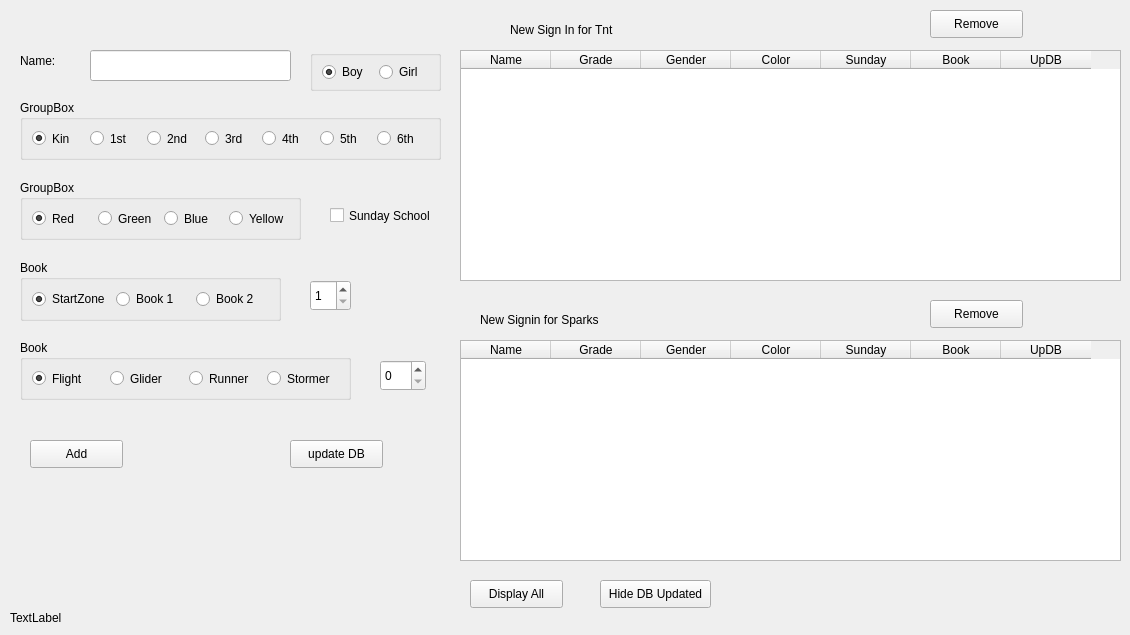
    <widget class="QWidget" name="tabNewSignin">
     <attribute name="title">
      <string>On Site Registration</string>
     </attribute>
     <widget class="QTableWidget" name="tbwNewSignin">
      <property name="geometry">
       <rect>
        <x>460</x>
        <y>50</y>
        <width>661</width>
        <height>231</height>
       </rect>
      </property>
      <property name="sortingEnabled">
       <bool>true</bool>
      </property>
      <attribute name="horizontalHeaderDefaultSectionSize">
       <number>90</number>
      </attribute>
      <attribute name="horizontalHeaderMinimumSectionSize">
       <number>20</number>
      </attribute>
      <column>
       <property name="text">
        <string>Name</string>
       </property>
      </column>
      <column>
       <property name="text">
        <string>Grade</string>
       </property>
      </column>
      <column>
       <property name="text">
        <string>Gender</string>
       </property>
      </column>
      <column>
       <property name="text">
        <string>Color</string>
       </property>
      </column>
      <column>
       <property name="text">
        <string>Sunday</string>
       </property>
      </column>
      <column>
       <property name="text">
        <string>Book</string>
       </property>
      </column>
      <column>
       <property name="text">
        <string>UpDB</string>
       </property>
      </column>
     </widget>
     <widget class="QPushButton" name="btnUpdateNewSignin">
      <property name="geometry">
       <rect>
        <x>290</x>
        <y>440</y>
        <width>93</width>
        <height>28</height>
       </rect>
      </property>
      <property name="text">
       <string>update DB</string>
      </property>
     </widget>
     <widget class="QLineEdit" name="leName">
      <property name="geometry">
       <rect>
        <x>90</x>
        <y>50</y>
        <width>201</width>
        <height>31</height>
       </rect>
      </property>
     </widget>
     <widget class="QGroupBox" name="groupBox">
      <property name="geometry">
       <rect>
        <x>20</x>
        <y>100</y>
        <width>421</width>
        <height>60</height>
       </rect>
      </property>
      <property name="title">
       <string>GroupBox</string>
      </property>
      <layout class="QHBoxLayout" name="horizontalLayout_2">
       <item>
        <widget class="QRadioButton" name="rbKin">
         <property name="text">
          <string>Kin</string>
         </property>
         <property name="checked">
          <bool>true</bool>
         </property>
        </widget>
       </item>
       <item>
        <widget class="QRadioButton" name="rb1st">
         <property name="text">
          <string>1st</string>
         </property>
        </widget>
       </item>
       <item>
        <widget class="QRadioButton" name="rb2nd">
         <property name="text">
          <string>2nd</string>
         </property>
        </widget>
       </item>
       <item>
        <widget class="QRadioButton" name="rb3rd">
         <property name="text">
          <string>3rd</string>
         </property>
        </widget>
       </item>
       <item>
        <widget class="QRadioButton" name="rb4th">
         <property name="text">
          <string>4th</string>
         </property>
        </widget>
       </item>
       <item>
        <widget class="QRadioButton" name="rb5th">
         <property name="text">
          <string>5th</string>
         </property>
        </widget>
       </item>
       <item>
        <widget class="QRadioButton" name="rb6th">
         <property name="text">
          <string>6th</string>
         </property>
        </widget>
       </item>
      </layout>
     </widget>
     <widget class="QGroupBox" name="groupBox_2">
      <property name="geometry">
       <rect>
        <x>310</x>
        <y>50</y>
        <width>131</width>
        <height>41</height>
       </rect>
      </property>
      <property name="title">
       <string/>
      </property>
      <layout class="QHBoxLayout" name="horizontalLayout">
       <item>
        <widget class="QRadioButton" name="rbBoy">
         <property name="text">
          <string>Boy</string>
         </property>
         <property name="checked">
          <bool>true</bool>
         </property>
        </widget>
       </item>
       <item>
        <widget class="QRadioButton" name="rbGirl">
         <property name="text">
          <string>Girl</string>
         </property>
        </widget>
       </item>
      </layout>
     </widget>
     <widget class="QGroupBox" name="groupBox_3">
      <property name="geometry">
       <rect>
        <x>20</x>
        <y>180</y>
        <width>281</width>
        <height>60</height>
       </rect>
      </property>
      <property name="title">
       <string>GroupBox</string>
      </property>
      <layout class="QHBoxLayout" name="horizontalLayout_3">
       <item>
        <widget class="QRadioButton" name="rbRed">
         <property name="text">
          <string>Red</string>
         </property>
         <property name="checked">
          <bool>true</bool>
         </property>
        </widget>
       </item>
       <item>
        <widget class="QRadioButton" name="rbGreen">
         <property name="text">
          <string>Green</string>
         </property>
        </widget>
       </item>
       <item>
        <widget class="QRadioButton" name="rbBlue">
         <property name="text">
          <string>Blue</string>
         </property>
        </widget>
       </item>
       <item>
        <widget class="QRadioButton" name="rbYellow">
         <property name="text">
          <string>Yellow</string>
         </property>
        </widget>
       </item>
      </layout>
     </widget>
     <widget class="QLabel" name="lbGName">
      <property name="geometry">
       <rect>
        <x>20</x>
        <y>50</y>
        <width>61</width>
        <height>21</height>
       </rect>
      </property>
      <property name="text">
       <string>Name:</string>
      </property>
     </widget>
     <widget class="QPushButton" name="btnAddSignin">
      <property name="geometry">
       <rect>
        <x>30</x>
        <y>440</y>
        <width>93</width>
        <height>28</height>
       </rect>
      </property>
      <property name="text">
       <string>Add</string>
      </property>
     </widget>
     <widget class="QGroupBox" name="groupBox_4">
      <property name="geometry">
       <rect>
        <x>20</x>
        <y>260</y>
        <width>261</width>
        <height>61</height>
       </rect>
      </property>
      <property name="title">
       <string>Book</string>
      </property>
      <layout class="QHBoxLayout" name="horizontalLayout_4">
       <item>
        <widget class="QRadioButton" name="rbStarZone">
         <property name="text">
          <string>StartZone</string>
         </property>
         <property name="checked">
          <bool>true</bool>
         </property>
        </widget>
       </item>
       <item>
        <widget class="QRadioButton" name="rbBook1">
         <property name="text">
          <string>Book 1</string>
         </property>
        </widget>
       </item>
       <item>
        <widget class="QRadioButton" name="rbBook2">
         <property name="text">
          <string>Book 2</string>
         </property>
        </widget>
       </item>
      </layout>
     </widget>
     <widget class="QGroupBox" name="groupBox_5">
      <property name="geometry">
       <rect>
        <x>20</x>
        <y>340</y>
        <width>331</width>
        <height>60</height>
       </rect>
      </property>
      <property name="title">
       <string>Book</string>
      </property>
      <layout class="QHBoxLayout" name="horizontalLayout_5">
       <item>
        <widget class="QRadioButton" name="rbFlight">
         <property name="text">
          <string>Flight</string>
         </property>
         <property name="checked">
          <bool>true</bool>
         </property>
        </widget>
       </item>
       <item>
        <widget class="QRadioButton" name="rbGlider">
         <property name="text">
          <string>Glider</string>
         </property>
        </widget>
       </item>
       <item>
        <widget class="QRadioButton" name="rbRunner">
         <property name="text">
          <string>Runner</string>
         </property>
        </widget>
       </item>
       <item>
        <widget class="QRadioButton" name="rbStormer">
         <property name="text">
          <string>Stormer</string>
         </property>
        </widget>
       </item>
      </layout>
     </widget>
     <widget class="QSpinBox" name="sbChptTnt">
      <property name="geometry">
       <rect>
        <x>310</x>
        <y>280</y>
        <width>41</width>
        <height>31</height>
       </rect>
      </property>
      <property name="minimum">
       <number>1</number>
      </property>
      <property name="maximum">
       <number>6</number>
      </property>
     </widget>
     <widget class="QSpinBox" name="sbChptSpark">
      <property name="geometry">
       <rect>
        <x>380</x>
        <y>360</y>
        <width>46</width>
        <height>31</height>
       </rect>
      </property>
      <property name="maximum">
       <number>5</number>
      </property>
     </widget>
     <widget class="QPushButton" name="btnDelSignin">
      <property name="geometry">
       <rect>
        <x>930</x>
        <y>10</y>
        <width>93</width>
        <height>28</height>
       </rect>
      </property>
      <property name="text">
       <string>Remove</string>
      </property>
     </widget>
     <widget class="QTableWidget" name="tbwNewSigninSpark">
      <property name="geometry">
       <rect>
        <x>460</x>
        <y>340</y>
        <width>661</width>
        <height>221</height>
       </rect>
      </property>
      <property name="sortingEnabled">
       <bool>true</bool>
      </property>
      <attribute name="horizontalHeaderDefaultSectionSize">
       <number>90</number>
      </attribute>
      <column>
       <property name="text">
        <string>Name</string>
       </property>
      </column>
      <column>
       <property name="text">
        <string>Grade</string>
       </property>
      </column>
      <column>
       <property name="text">
        <string>Gender</string>
       </property>
      </column>
      <column>
       <property name="text">
        <string>Color</string>
       </property>
      </column>
      <column>
       <property name="text">
        <string>Sunday</string>
       </property>
      </column>
      <column>
       <property name="text">
        <string>Book</string>
       </property>
      </column>
      <column>
       <property name="text">
        <string>UpDB</string>
       </property>
      </column>
     </widget>
     <widget class="QLabel" name="label_7">
      <property name="geometry">
       <rect>
        <x>510</x>
        <y>20</y>
        <width>121</width>
        <height>20</height>
       </rect>
      </property>
      <property name="text">
       <string>New Sign In for Tnt</string>
      </property>
     </widget>
     <widget class="QLabel" name="label_8">
      <property name="geometry">
       <rect>
        <x>480</x>
        <y>310</y>
        <width>201</width>
        <height>20</height>
       </rect>
      </property>
      <property name="text">
       <string>New Signin for Sparks</string>
      </property>
     </widget>
     <widget class="QPushButton" name="btnDelSigninSpark">
      <property name="geometry">
       <rect>
        <x>930</x>
        <y>300</y>
        <width>93</width>
        <height>28</height>
       </rect>
      </property>
      <property name="text">
       <string>Remove</string>
      </property>
     </widget>
     <widget class="QLabel" name="lbStatus">
      <property name="geometry">
       <rect>
        <x>10</x>
        <y>610</y>
        <width>521</width>
        <height>16</height>
       </rect>
      </property>
      <property name="text">
       <string>TextLabel</string>
      </property>
     </widget>
     <widget class="QPushButton" name="btnAllSignin">
      <property name="geometry">
       <rect>
        <x>470</x>
        <y>580</y>
        <width>93</width>
        <height>28</height>
       </rect>
      </property>
      <property name="text">
       <string>Display All</string>
      </property>
     </widget>
     <widget class="QPushButton" name="btnHideUpDB">
      <property name="geometry">
       <rect>
        <x>600</x>
        <y>580</y>
        <width>111</width>
        <height>28</height>
       </rect>
      </property>
      <property name="text">
       <string>Hide DB Updated</string>
      </property>
     </widget>
     <widget class="QCheckBox" name="cbSunday">
      <property name="geometry">
       <rect>
        <x>330</x>
        <y>200</y>
        <width>111</width>
        <height>31</height>
       </rect>
      </property>
      <property name="text">
       <string>Sunday School</string>
      </property>
     </widget>
    </widget>
